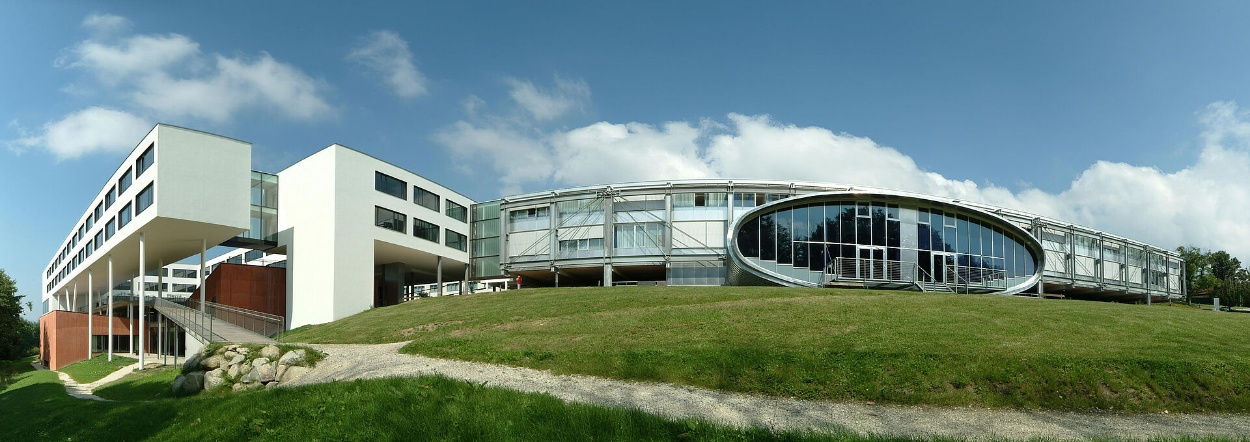
#> input picture campus.jpg, 1250 x 442 px, given as the content of the folder fruits-360-100x100/Training, which was not available
$ jupyter execute --allow-errors 02-image-representation.ipynb   (text cells are left out)
#> lines starting #> are read from the running program, lines starting #| are printed output that depends on the picture; after the words box and inside, x2 and y2 are one past the last pixel; in counts of white or black regions, pixels touching at a corner belong together; pictures that were not available may be replaced by others from this repository, and a replacement may not be noted
[cell 1]
#!pip install -q opencv-python-headless matplotlib numpy scikit-learn scikit-image

import cv2
import numpy as np
import matplotlib.pyplot as plt
from pathlib import Path
import os

[cell 2]
#!git clone --depth 1 https://github.com/fruits-360/fruits-360-100x100.git 2>/dev/null || echo "Dataset already cloned."

DATASET_ROOT = Path("fruits-360-100x100")
TRAIN_DIR = DATASET_ROOT / "Training"
TEST_DIR = DATASET_ROOT / "Test"

classes = sorted(os.listdir(TRAIN_DIR))
print(f"Fruits-360: {len(classes)} classes")

def load_fruit(class_name, index=0):
    """Load a single fruit image as BGR numpy array."""
#> called with class_name = 'Apple Red 1', index = 0
    cls_dir = TRAIN_DIR / class_name
    return cv2.imread(str(sorted(cls_dir.glob("*.jpg"))[index]))
#> returned value is the input picture: shape (442, 1250, 3); mean B, G, R 130.1, 136.5, 112.1

def to_rgb(img_bgr):
    return cv2.cvtColor(img_bgr, cv2.COLOR_BGR2RGB)

[cell 3]
img = load_fruit("Apple Red 1")
gray = cv2.cvtColor(img, cv2.COLOR_BGR2GRAY)

def apply_gamma(image, gamma):
#> called with gamma = 0.4
    lut = np.array([(i / 255.0) ** gamma * 255 for i in range(256)], dtype=np.uint8)
    return cv2.LUT(image, lut)
#> returned value: shape (442, 1250)

ops = [
    ("Original", gray),
    ("Brighter (d=+60)", cv2.convertScaleAbs(gray, alpha=1.0, beta=60)),
    ("Contrast (k=2)", cv2.convertScaleAbs(gray, alpha=2.0, beta=0)),
    ("Inverted", cv2.bitwise_not(gray)),
    ("γ = 0.4", apply_gamma(gray, 0.4)),
    ("γ = 2.5", apply_gamma(gray, 2.5)),
]
#> call 2 of apply_gamma, with gamma = 2.5
#> in apply_gamma (call 2), `lut = np.array([(i / 255.0) ** gamma * 255 for i in range(256)], dtype..`: lut = 256 values from 0 to 255
#> in apply_gamma (call 2), `return cv2.LUT(image, lut)`:
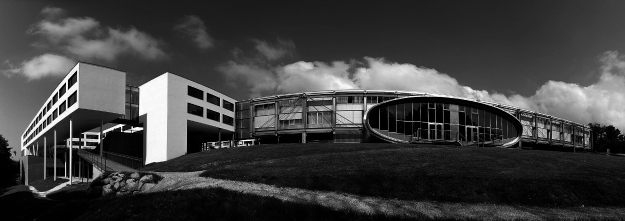
#> returned value: shape (442, 1250) (shown at 1/2 size); min 0, max 255, mean 62.4

fig, axes = plt.subplots(1, len(ops), figsize=(16, 3))
for ax, (title, im) in zip(axes, ops):
    ax.imshow(im, cmap="gray", vmin=0, vmax=255)
    ax.set_title(title, fontsize=9)
    ax.axis("off")
#> this loop made 6 passes
#> title on passes 1 to 6: 'Original', 'Brighter (d=+60)', 'Contrast (k=2)', 'Inverted', 'γ = 0.4', 'γ = 2.5'
plt.tight_layout()
plt.show()

[cell 4]
img_apple = load_fruit("Apple Red 1")
img_banana = load_fruit("Banana 1")

def show_rgb_channels(img_bgr, fruit_name, axes_row):
#> called with fruit_name = 'Apple', axes_row = array of shape (4,)
    b, g, r = cv2.split(img_bgr)
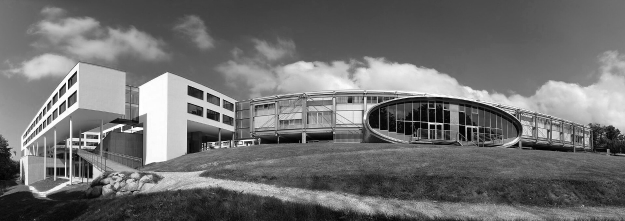
#> r: shape (442, 1250) (shown at 1/2 size); min 0, max 255, mean 112.1
    axes_row[0].imshow(to_rgb(img_bgr))
    axes_row[0].set_title(f"{fruit_name} (RGB)")
    for ax, ch, idx, name in zip(axes_row[1:], [r, g, b], [0,1,2], ["Red","Green","Blue"]):
        tinted = np.zeros((*ch.shape, 3), dtype=np.uint8)
        tinted[:, :, idx] = ch
        ax.imshow(tinted)
        ax.set_title(name)
#> this loop made 3 passes
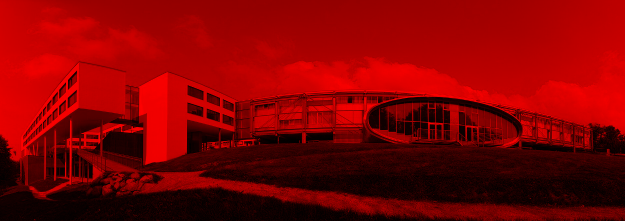
#> tinted: shape (442, 1250, 3) (shown at 1/2 size); mean of channels 0, 1, 2 0, 0, 130.1; drawn as B, G, R
    for ax in axes_row:
        ax.axis("off")
#> this loop made 4 passes

fig, axes = plt.subplots(2, 4, figsize=(13, 6))
show_rgb_channels(img_apple, "Apple", axes[0])
show_rgb_channels(img_banana, "Banana", axes[1])
#> the loop in show_rgb_channels (call 2), `for ax, ch, idx, name in zip(axes_row[1:], [r, g, b], [0,1,2], ["Red",..` made 3 passes
#> the loop in show_rgb_channels (call 2), `for ax in axes_row:` made 4 passes
plt.tight_layout()
plt.show()

[cell 5]
hsv = cv2.cvtColor(img_apple, cv2.COLOR_BGR2HSV)
#> hsv: shape (442, 1250, 3); mean H, S, V 71.6, 100.3, 148.8
h, s, v = cv2.split(hsv)

# Red hue wraps around 0/180 → two ranges
mask_red = cv2.inRange(hsv, np.array([0,80,80]), np.array([10,255,255])) | \
           cv2.inRange(hsv, np.array([160,80,80]), np.array([179,255,255]))
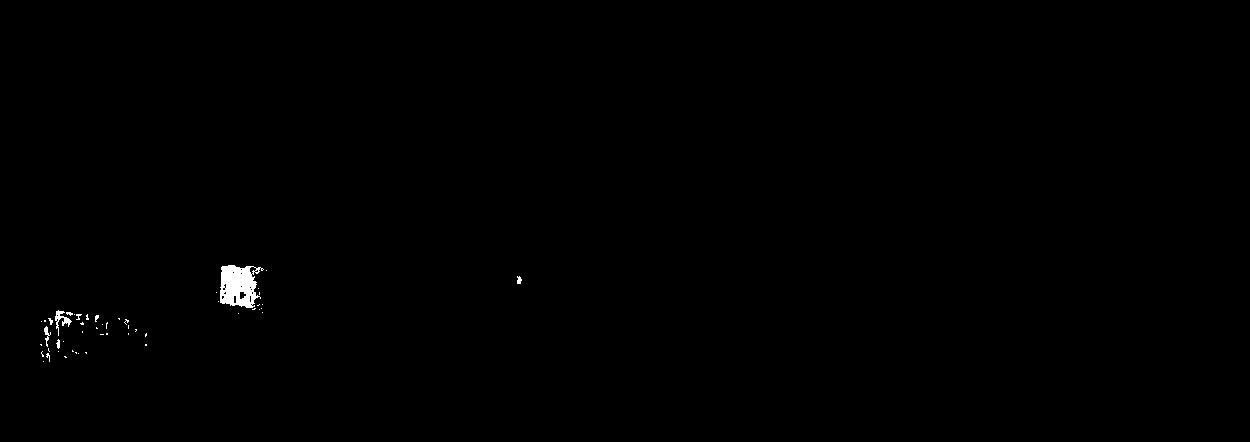
#> mask_red: shape (442, 1250); 0.32% white; 51 white regions (46 under 20 px), largest, box (x1, y1, x2, y2) and area: (220, 265, 264, 308) 1288, (55, 310, 72, 336) 140, (44, 326, 51, 347) 57, (517, 276, 522, 284) 30, (56, 339, 60, 349) 26
segmented = cv2.bitwise_and(img_apple, img_apple, mask=mask_red)

fig, axes = plt.subplots(1, 5, figsize=(16, 3))
axes[0].imshow(to_rgb(img_apple)); axes[0].set_title("Original")
axes[1].imshow(h, cmap="hsv", vmin=0, vmax=179); axes[1].set_title("Hue")
axes[2].imshow(s, cmap="gray"); axes[2].set_title("Saturation")
axes[3].imshow(mask_red, cmap="gray"); axes[3].set_title("Red mask")
axes[4].imshow(to_rgb(segmented)); axes[4].set_title("Segmented")
for ax in axes: ax.axis("off")
plt.suptitle("HSV Color Space & Segmentation", fontsize=13)
plt.tight_layout()
plt.show()

[cell 6]
lab = cv2.cvtColor(img_apple, cv2.COLOR_BGR2LAB)
#> lab: shape (442, 1250, 3); mean of channels 0, 1, 2 138.6, 119.6, 129.2
l_ch, a_ch, b_ch = cv2.split(lab)

fig, axes = plt.subplots(1, 4, figsize=(14, 3.5))
axes[0].imshow(to_rgb(img_apple)); axes[0].set_title("Original")
axes[1].imshow(l_ch, cmap="gray"); axes[1].set_title("L* (Lightness)")
axes[2].imshow(a_ch, cmap="RdYlGn_r"); axes[2].set_title("a* (Green ↔ Red)")
axes[3].imshow(b_ch, cmap="PiYG_r"); axes[3].set_title("b* (Blue ↔ Yellow)")
for ax in axes: ax.axis("off")
plt.suptitle("Lab* Decomposition — Apple", fontsize=13)
plt.tight_layout()
plt.show()

[cell 7]
scatter_fruits = {
    "Apple Red 1": "red", "Banana 1": "gold", "Kiwi 1": "green",
    "Blueberry 1": "blue", "Orange 1": "orange",
}

fig, axes = plt.subplots(1, 3, figsize=(16, 5))
for cls_name, color in scatter_fruits.items():
    im = load_fruit(cls_name)
    hsv_im = cv2.cvtColor(im, cv2.COLOR_BGR2HSV)
    lab_im = cv2.cvtColor(im, cv2.COLOR_BGR2LAB)
    rgb_im = to_rgb(im)

    mask = hsv_im[:, :, 1] > 30  # exclude white background
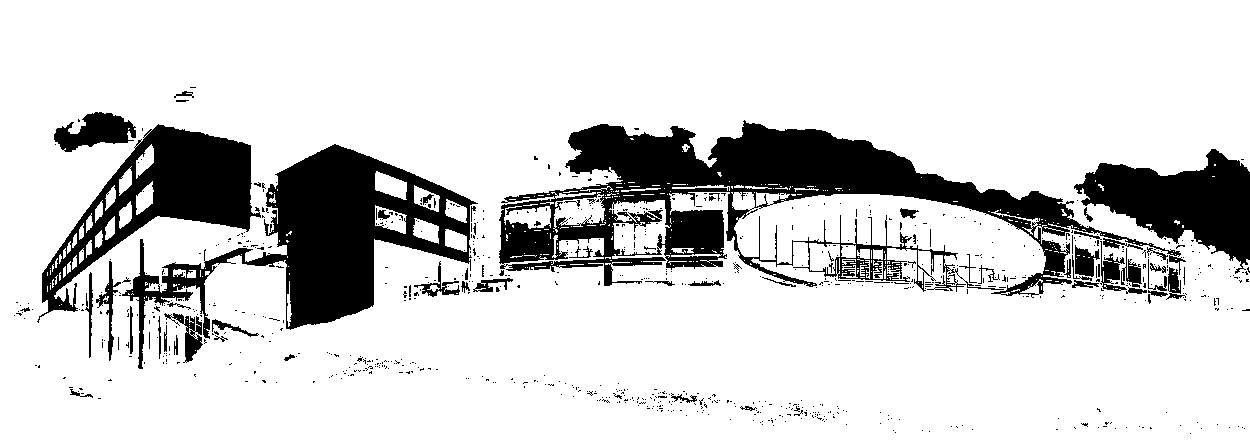
#> mask: shape (442, 1250) bool; 82.7% white; 832 black regions (767 under 20 px), largest, box (x1, y1, x2, y2) and area: (499, 120, 1186, 298) 37513, (122, 144, 478, 369) 22672, (37, 124, 261, 323) 13731
    idx = np.random.choice(mask.sum(), min(500, mask.sum()), replace=False)
#> idx = 500 values, max 456390 at index 99, min 548 at index 327, mean 227941.7

    axes[0].scatter(rgb_im[mask][idx, 0], rgb_im[mask][idx, 1],
                    c=color, alpha=0.3, s=5, label=cls_name)
    axes[1].scatter(hsv_im[mask][idx, 0], hsv_im[mask][idx, 1],
                    c=color, alpha=0.3, s=5, label=cls_name)
    axes[2].scatter(lab_im[mask][idx, 1], lab_im[mask][idx, 2],
                    c=color, alpha=0.3, s=5, label=cls_name)

axes[0].set(xlabel="R", ylabel="G", title="RGB (R vs G)")
axes[1].set(xlabel="Hue", ylabel="Saturation", title="HSV (H vs S)")
axes[2].set(xlabel="a* (Green-Red)", ylabel="b* (Blue-Yellow)", title="Lab* (a* vs b*)")
for ax in axes: ax.legend(fontsize=8, markerscale=3)
#> this loop made 3 passes
plt.suptitle("Fruit Pixel Colors in Different Color Spaces", fontsize=14)
plt.tight_layout()
plt.show()
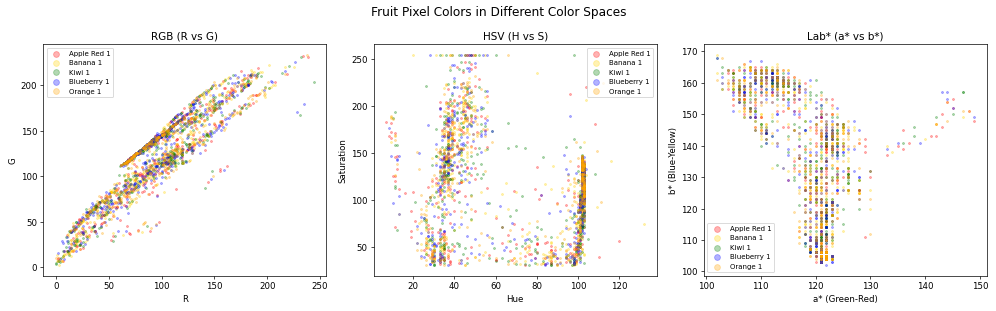
#> figure drawn by matplotlib, 3 panels

[cell 8]
fig = plt.figure(figsize=(18, 5))
axes = [
    fig.add_subplot(1, 3, 1, projection="3d"),
    fig.add_subplot(1, 3, 2, projection="3d"),
    fig.add_subplot(1, 3, 3, projection="3d"),
]

for cls_name, color in scatter_fruits.items():
    im = load_fruit(cls_name)
    hsv_im = cv2.cvtColor(im, cv2.COLOR_BGR2HSV)
    lab_im = cv2.cvtColor(im, cv2.COLOR_BGR2LAB)
    rgb_im = to_rgb(im)

    mask = hsv_im[:, :, 1] > 30  # exclude white background
    n = min(400, mask.sum())
#> n = 400
    idx = np.random.choice(mask.sum(), n, replace=False)
#> idx = 400 values, max 453730 at index 298, min 3247 at index 29, mean 237756.8

    rgb_pts = rgb_im[mask][idx]
#> rgb_pts = 400 rows, first 8: [101, 146, 179], [67, 116, 149], [70, 71, 57], [105, 141, 45], [114, 142, 153], [95, 115, 46], [23, 46, 2], [92, 141, 173]
    hsv_pts = hsv_im[mask][idx]
#> hsv_pts = 400 rows, first 8: [103, 111, 179], [102, 140, 149], [32, 50, 71], [41, 174, 141], [98, 65, 153], [39, 153, 115], [46, 244, 46], [102, 119, 173]
    lab_pts = lab_im[mask][idx]
#> lab_pts = 400 rows, first 8: [149, 122, 106], [119, 121, 105], [76, 125, 136], [138, 100, 173], [146, 121, 119], [116, 109, 163], [42, 110, 151], [144, 120, 106]

    axes[0].scatter(rgb_pts[:, 0], rgb_pts[:, 1], rgb_pts[:, 2],
                    c=color, alpha=0.22, s=6, label=cls_name)
    axes[1].scatter(hsv_pts[:, 0], hsv_pts[:, 1], hsv_pts[:, 2],
                    c=color, alpha=0.22, s=6, label=cls_name)
    axes[2].scatter(lab_pts[:, 1], lab_pts[:, 2], lab_pts[:, 0],
                    c=color, alpha=0.22, s=6, label=cls_name)

axes[0].set(xlabel="R", ylabel="G", zlabel="B", title="RGB")
axes[0].set_xlim(0, 255); axes[0].set_ylim(0, 255); axes[0].set_zlim(0, 255)

axes[1].set(xlabel="Hue", ylabel="Saturation", zlabel="Value", title="HSV")
axes[1].set_xlim(0, 179); axes[1].set_ylim(0, 255); axes[1].set_zlim(0, 255)

axes[2].set(xlabel="a*", ylabel="b*", zlabel="L*", title="Lab*")
axes[2].set_xlim(0, 255); axes[2].set_ylim(0, 255); axes[2].set_zlim(0, 255)

for ax in axes:
    ax.view_init(elev=24, azim=35)
    ax.legend(fontsize=8, markerscale=2)

plt.suptitle("Fruit Pixel Colors in 3D Color Spaces", fontsize=14)
plt.tight_layout()
plt.show()

[cell 9]
gray_apple = cv2.cvtColor(img_apple, cv2.COLOR_BGR2GRAY)
hist = cv2.calcHist([gray_apple], [0], None, [256], [0, 256]).flatten()
#> hist = 256 values, max 6494 at index 106, min 10 at index 0, mean 2158.2
mean_val, std_val = gray_apple.mean(), gray_apple.std()
#> mean_val = 128.5; std_val = 56.99

fig, axes = plt.subplots(1, 2, figsize=(11, 4))
axes[0].imshow(gray_apple, cmap="gray", vmin=0, vmax=255)
axes[0].set_title("Apple (grayscale)"); axes[0].axis("off")

axes[1].bar(range(256), hist, width=1, color="lightgray", edgecolor="none")
axes[1].axvline(mean_val, color="red", lw=1.5, label=f"Mean={mean_val:.0f}")
axes[1].axvspan(mean_val-std_val, mean_val+std_val, alpha=0.15, color="red", label=f"±σ={std_val:.0f}")
axes[1].set(xlim=(0,255), xlabel="Intensity", ylabel="Count", title="Histogram")
axes[1].legend(fontsize=9)
plt.tight_layout()
plt.show()
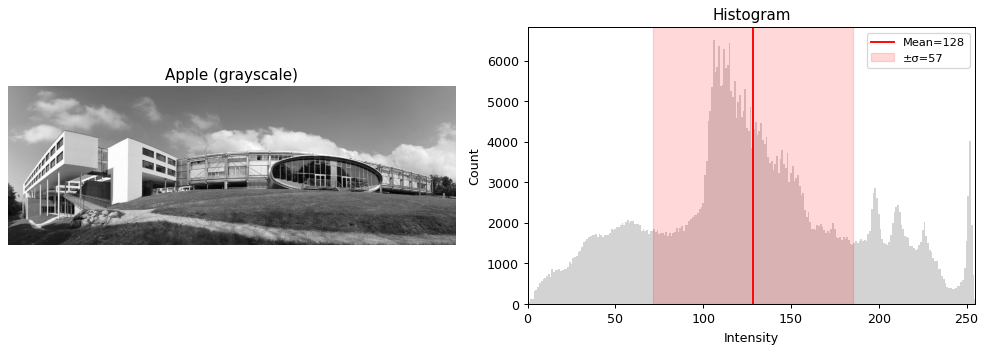
#> figure drawn by matplotlib, 2 panels; panel 2: tallest bar 6494 high, from x = 105.5 to 106.5

[cell 10]
ops = [
    ("Original", gray_apple),
    ("Brighter (d=+60)", cv2.convertScaleAbs(gray_apple, alpha=1.0, beta=60)),
    ("Contrast (k=2)", cv2.convertScaleAbs(gray_apple, alpha=2.0, beta=-128)),
    ("Inverted", cv2.bitwise_not(gray_apple)),
]

fig, axes = plt.subplots(2, 4, figsize=(16, 6))
for col, (title, im) in enumerate(ops):
    axes[0, col].imshow(im, cmap="gray", vmin=0, vmax=255)
    axes[0, col].set_title(title, fontsize=10); axes[0, col].axis("off")
    h = cv2.calcHist([im], [0], None, [256], [0, 256]).flatten()
    axes[1, col].bar(range(256), h, width=1, color="gray", edgecolor="none")
    axes[1, col].set_xlim(0, 255); axes[1, col].set_xlabel("Intensity")
#> this loop made 4 passes
axes[1, 0].set_ylabel("Count")
plt.suptitle("Point Operations → Histogram Changes", fontsize=13)
plt.tight_layout()
plt.show()

[cell 11]
low_contrast = cv2.convertScaleAbs(gray_apple, alpha=0.3, beta=80)
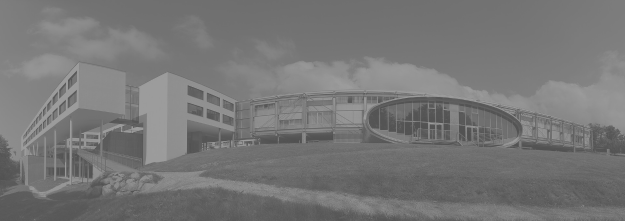
#> low_contrast: shape (442, 1250) (shown at 1/2 size); min 80, max 156, mean 118.5

def auto_contrast(image, lo=1, hi=99):
#> called with lo = 1, hi = 99
    a_lo, a_hi = np.percentile(image, lo), np.percentile(image, hi)
#> a_lo = 84; a_hi = 156
    return np.clip((image.astype(np.float32) - a_lo) / (a_hi - a_lo) * 255, 0, 255).astype(np.uint8)
#> returned value: shape (442, 1250)

stretched = auto_contrast(low_contrast)
equalized = cv2.equalizeHist(low_contrast)
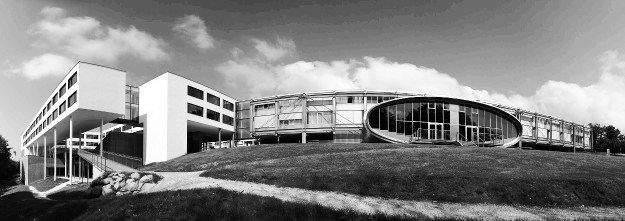
#> equalized: shape (442, 1250) (shown at 1/2 size); min 0, max 255, mean 129.9

versions = [("Low contrast", low_contrast), ("Auto contrast", stretched),
            ("Equalized", equalized)]

fig, axes = plt.subplots(2, 3, figsize=(14, 7))
for col, (title, im) in enumerate(versions):
    axes[0, col].imshow(im, cmap="gray", vmin=0, vmax=255)
    axes[0, col].set_title(title); axes[0, col].axis("off")
    h = cv2.calcHist([im], [0], None, [256], [0, 256]).flatten()
    axes[1, col].bar(range(256), h, width=1, color="gray", edgecolor="none")
    axes[1, col].set(xlim=(0,255), xlabel="Intensity")
#> this loop made 3 passes
axes[1, 0].set_ylabel("Count")
plt.suptitle("Contrast Enhancement Methods", fontsize=13)
plt.tight_layout()
plt.show()

[cell 12]
compare_fruits = ["Apple Red 1", "Banana 1", "Kiwi 1", "Blueberry 1"]

fig, axes = plt.subplots(2, len(compare_fruits), figsize=(16, 7))
for col, cls_name in enumerate(compare_fruits):
    im = load_fruit(cls_name)
    axes[0, col].imshow(to_rgb(im))
    axes[0, col].set_title(cls_name, fontsize=10); axes[0, col].axis("off")
    for i, (cname, cplot) in enumerate(zip(["B","G","R"], ["blue","green","red"])):
        h = cv2.calcHist([im], [i], None, [256], [0, 256]).flatten()
        axes[1, col].plot(h, color=cplot, lw=1, label=cname)
    axes[1, col].set(xlim=(0,255), xlabel="Intensity")
axes[1, 0].set_ylabel("Count")
axes[1, 0].legend(fontsize=8)
plt.suptitle("Color Histograms per Fruit", fontsize=14)
plt.tight_layout()
plt.show()

[cell 13]
def fruit_hs_hist(class_name, index=0):
    """Compute a normalized 2D Hue-Saturation histogram for a fruit image."""
#> called with class_name = 'Apple Red 1', index = 0
    im = load_fruit(class_name, index)
    hsv_im = cv2.cvtColor(im, cv2.COLOR_BGR2HSV)
    mask = (hsv_im[:, :, 1] > 30).astype(np.uint8) * 255
    hist = cv2.calcHist([hsv_im], [0, 1], mask, [30, 32], [0, 180, 0, 256])
    cv2.normalize(hist, hist)
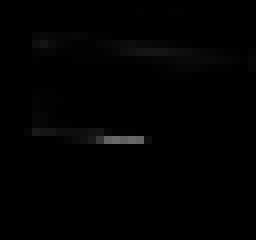
#> hist: shape (30, 32) float32 (shown 8 times larger); min 0, max 0.418, mean 0.00705
    return hist

query = "Apple Red 1"
query_hist = fruit_hs_hist(query)

candidates = ["Apple Red 2", "Cherry 1", "Strawberry 1", "Tomato 1",
              "Banana 1", "Lemon 1", "Orange 1", "Kiwi 1",
              "Blueberry 1", "Pear 1", "Grape White 1", "Plum 1"]

scores = []
for c in candidates:
    h = fruit_hs_hist(c)
    corr = cv2.compareHist(query_hist, h, cv2.HISTCMP_CORREL)
#> corr = 1
    bhat = cv2.compareHist(query_hist, h, cv2.HISTCMP_BHATTACHARYYA)
#> bhat = 1.05e-08
    scores.append((c, corr, bhat))

scores.sort(key=lambda x: x[1], reverse=True)  # sort by correlation (higher = more similar)

fig, axes = plt.subplots(2, 7, figsize=(18, 6))
axes[0, 0].imshow(to_rgb(load_fruit(query)))
axes[0, 0].set_title(f"Query:\n{query}", fontsize=9, fontweight="bold")
axes[0, 0].axis("off")
axes[1, 0].axis("off")
axes[1, 0].text(0.5, 0.5, "← most similar\nCorrelation ↓", ha="center", va="center", fontsize=9)

for i, (name, corr, bhat) in enumerate(scores[:6]):
    axes[0, i+1].imshow(to_rgb(load_fruit(name)))
    axes[0, i+1].set_title(f"{name}\nr={corr:.2f}", fontsize=8)
    axes[0, i+1].axis("off")

scores_worst = sorted(scores, key=lambda x: x[1])  # least similar first
for i, (name, corr, bhat) in enumerate(scores_worst[:6]):
    axes[1, i+1].imshow(to_rgb(load_fruit(name)))
    axes[1, i+1].set_title(f"{name}\nr={corr:.2f}", fontsize=8)
    axes[1, i+1].axis("off")

axes[0, 1].set_ylabel("Most similar", fontsize=10)
axes[1, 1].set_ylabel("Least similar", fontsize=10)
plt.suptitle("Histogram-Based Fruit Similarity (Hue-Saturation)", fontsize=13)
plt.tight_layout()
plt.show()

[cell 14]
import re
from collections import Counter

from sklearn.cluster import KMeans
from sklearn.metrics import adjusted_rand_score, confusion_matrix, precision_score, recall_score
from sklearn.manifold import TSNE
from scipy.optimize import linear_sum_assignment

selected_classes = ["Apple", "Pear", "Tomato", "Cucumber", "Peach"]
class_colors = {
    "Apple": "crimson",
    "Pear": "yellowgreen",
    "Tomato": "tomato",
    "Cucumber": "forestgreen",
    "Peach": "lightsalmon",
}
samples_per_class = 500
rng = np.random.default_rng(42)


# [6 lines left out: function remap_clusters_to_labels, not called in this run]


def category_image_paths(category_name):
    paths = []
    for cls_dir in sorted(p for p in TRAIN_DIR.iterdir() if p.is_dir()):
        base_name = re.sub(r"\s+\d+$", "", cls_dir.name)
        if base_name == category_name:
            paths.extend(sorted(cls_dir.glob("*.jpg")))
    return paths


def mean_color_features(class_names, samples_per_class=25):
    rgb_features, hsv_features, lab_features = [], [], []
    true_labels, true_names = [], []
    available_counts = {}

    for label, class_name in enumerate(class_names):
        paths = category_image_paths(class_name)
